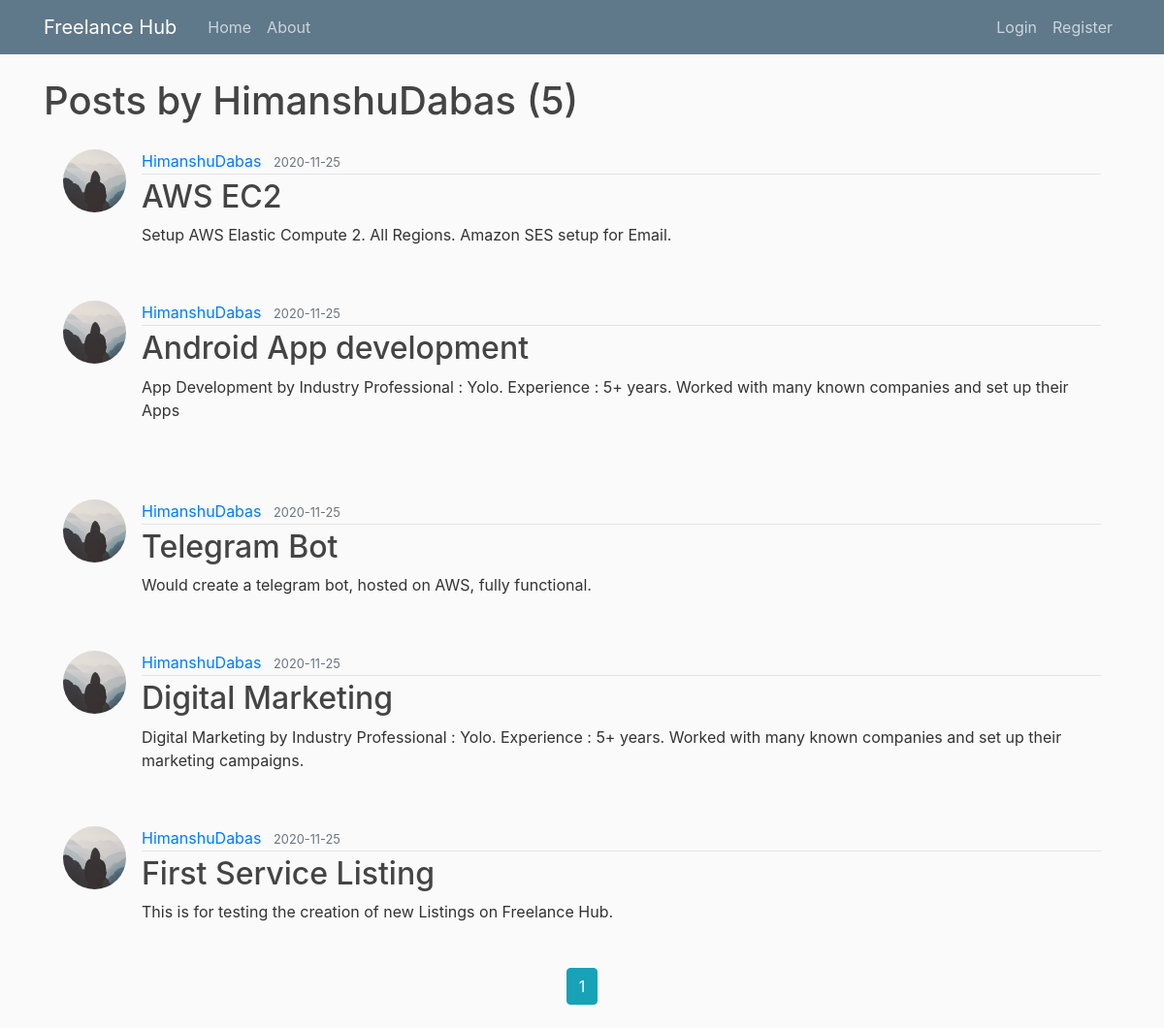
Screenshot of /user/HimanshuDabas with the database file from the repository.
### freelancehub/models.py (models this page shows, shortened)
class User(db.Model, UserMixin):
    id = db.Column(db.Integer, primary_key=True)
    username = db.Column(db.String(20), unique=True, nullable=False)
    email = db.Column(db.String(120), unique=True, nullable=False)
    image_file = db.Column(db.String(20), nullable=False, default='default.jpg')
    password = db.Column(db.String(60), nullable=False)
    posts = db.relationship('Post', backref='author', lazy=True)

class Post(db.Model):
    id = db.Column(db.Integer, primary_key=True)
    title = db.Column(db.String(100), nullable=False)
    image_file = db.Column(db.String(20), nullable=False, default='default_service.png')
    price = db.Column(db.Integer, nullable=False)
    date_posted = db.Column(db.DateTime, nullable=False, default=datetime.utcnow)
    content = db.Column(db.Text, nullable=False)
    user_id = db.Column(db.Integer, db.ForeignKey('user.id'), nullable=False)
    listed = db.Column(db.Integer, nullable=False, default=1)

### freelancehub/users/routes.py (the view)
@users.route("/user/<string:username>")
def user_posts(username):
    page = request.args.get('page', 1, type=int)
    user = User.query.filter_by(username=username).first_or_404()
    try:
        if username == current_user.username:
            posts = Post.query.filter_by(author=user)\
                .order_by(Post.date_posted.desc())\
                .paginate(page=page, per_page=5)
        else:
            raise AttributeError
    except AttributeError:
        posts = Post.query.filter(and_(Post.author==user, Post.listed == 1))\
            .order_by(Post.date_posted.desc())\
            .paginate(page=page, per_page=5)
    return render_template('user_posts.html', posts=posts, user=user)

### freelancehub/templates/user_posts.html (shortened to what this page needs)
{% extends "layout.html" %}
{% block content %}
    <h1 class="mb-3">Posts by {{ user.username }} ({{ posts.total }})</h1>
    {% for post in posts.items %}
        <article class="media content-section">
          <img class="rounded-circle article-img" src="{{ url_for('static', filename='profile_pics/' + post.author.image_file) }}">
          <div class="media-body">
            <div class="article-metadata">
              <a class="mr-2" href="{{ url_for('users.user_posts', username=post.author.username) }}">{{ post.author.username }}</a>
              <small class="text-muted">{{ post.date_posted.strftime('%Y-%m-%d') }}</small>
            </div>
            <h2><a class="article-title" href="{{ url_for('posts.post', post_id=post.id) }}">{{ post.title }}</a></h2>
            <p class="article-content">{{ post.content }}</p>
          </div>
        </article>
    {% endfor %}
    <div class="text-center">
      {% for page_num in posts.iter_pages(left_edge=1, right_edge=1, left_current=1, right_current=2) %}
        {% if page_num %}
          {% if posts.page == page_num %}
            <a class="btn btn-info mb-4" href="{{ url_for('users.user_posts', username=user.username, page=page_num) }}">{{ page_num }}</a>
          {% else %}
            <a class="btn btn-outline-info mb-4" href="{{ url_for('users.user_posts', username=user.username, page=page_num) }}">{{ page_num }}</a>
          {% endif %}
        {% else %}
          ...
        {% endif %}
      {% endfor %}
    </div>
{% endblock content %}

### freelancehub/static/main.css (style rules this page uses)
body { background: #fafafa; color: #333333; margin-top: 5rem; }
h1, h2, h3, h4, h5, h6 { color: #444444; }
.content-section { padding: 10px 20px; border-radius: 3px; margin-bottom: 20px; }
.article-title { color: #444444; }
.article-content { white-space: pre-line; }
.article-img { height: 65px; width: 65px; margin-right: 16px; }
.article-metadata { padding-bottom: 1px; margin-bottom: 4px; border-bottom: 1px solid #e3e3e3 }

### rows the page displays
User: username "HimanshuDabas"
Post: image_file (placeholder picture), author.username "HimanshuDabas", date_posted "2020-11-25", title "AWS EC2", content "Setup AWS Elastic Compute 2. All Regions. Amazon SES setup for Email."
Post: image_file (placeholder picture), author.username "HimanshuDabas", date_posted "2020-11-25", title "Android App development", content "App Development by Industry Professional : Yolo. Experience : 5+ years. Worked with many known companies and set up their Apps"
Post: image_file (placeholder picture), author.username "HimanshuDabas", date_posted "2020-11-25", title "Telegram Bot", content "Would create a telegram bot, hosted on AWS, fully functional."
Post: image_file (placeholder picture), author.username "HimanshuDabas", date_posted "2020-11-25", title "Digital Marketing", content "Digital Marketing by Industry Professional : Yolo. Experience : 5+ years. Worked with many known companies and set up their marketing campaigns."
Post: image_file (placeholder picture), author.username "HimanshuDabas", date_posted "2020-11-25", title "First Service Listing", content "This is for testing the creation of new Listings on Freelance Hub."

### other values shown
{{ posts.total }} "5"
{{ page_num }} "1"
